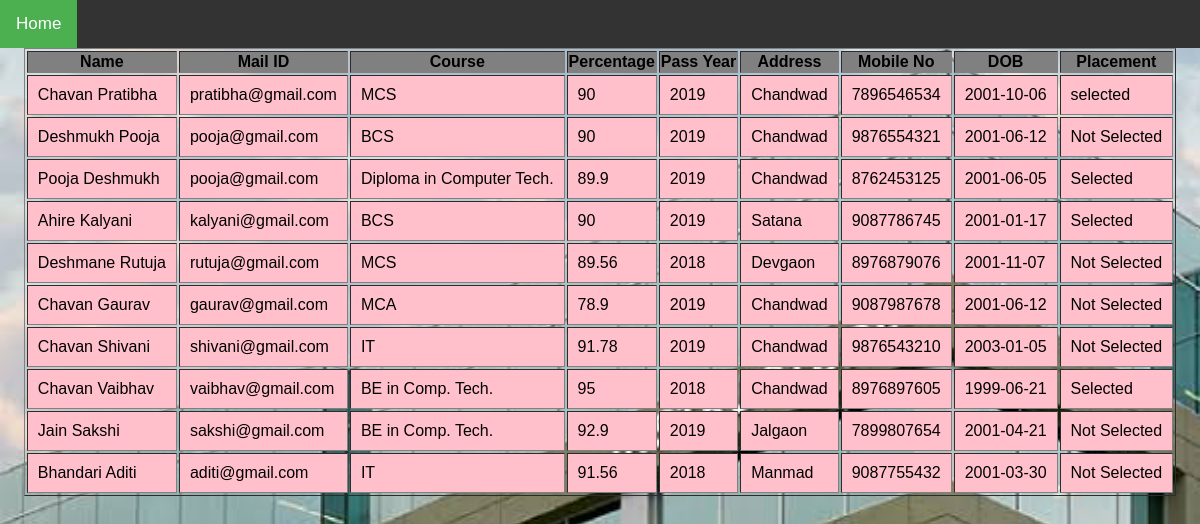
Page /Admin/showstudent.php on the committed database.
### tables this page shows
CREATE TABLE `studentregistration` (
  `ID` int(11) NOT NULL,
  `username` text NOT NULL,
  `password` text NOT NULL,
  `email` text NOT NULL,
  `branch` text NOT NULL,
  `percent` float NOT NULL,
  `passyear` year(4) NOT NULL,
  `address` text NOT NULL,
  `mobileno` varchar(10) NOT NULL,
  `dob` date NOT NULL,
  `Placement` varchar(50) NOT NULL DEFAULT 'Not Selected'
);

### Admin/showstudent.php (the view, shortened to what this page needs)
<div class="topnav"><a class="active" href="adminactivity.php">Home</a></div>
<table border="1" align="center" >
	<tr>
		<th> Name</th>
		<th> Mail ID</th>
		<th>Course</th>
		<th>Percentage</th>
		<th>Pass Year</th>
		<th> Address</th>
		<th> Mobile No</th>
		<th>DOB</th>
		<th>Placement</th>
	</tr>
<?php
	$conn=mysqli_connect('localhost','root','','login');
	$query = "SELECT `ID`, `username`, `password`, `email`, `branch`, `percent`, `passyear`, `address`, `mobileno`, `dob`, `Placement` FROM `studentregistration`";
	$result= $conn->query($query);
	while ($row=mysqli_fetch_object($result)) {
?>
	<tr>
		<td ><?php echo $row->username ?></td>
		<td><?php echo $row->email ?></td>
		<td><?php echo $row->branch ?></td>
		<td><?php echo $row->percent ?></td>
		<td><?php echo $row->passyear ?></td>
		<td><?php echo $row->address ?></td>
		<td><?php echo $row->mobileno ?></td>
		<td><?php echo $row->dob ?></td>
		<td><?php echo $row->Placement ?></td>
	</tr>
	<?php
	}
	?>
	</table>
</body>
</html>

### Admin/showstudent.php (style rules this page uses)
th { background-color:grey; }
td { padding: 10px; background-color:pink; }
.topnav { overflow: hidden; background-color: #333; }
.topnav a { float: left; color: #f2f2f2; text-align: center; padding: 14px 16px; text-decoration:none; font-size: 17px; }
.topnav a.active { background-color: #4CAF50; color: white; }

### rows in the picture
studentregistration: username "Chavan Pratibha", email "pratibha@gmail.com", branch "MCS", percent "90", passyear "2019", address "Chandwad", mobileno "7896546534", dob "2001-10-06", Placement "selected"
studentregistration: username "Deshmukh Pooja", email "pooja@gmail.com", branch "BCS", percent "90", passyear "2019", address "Chandwad", mobileno "9876554321", dob "2001-06-12", Placement "Not Selected"
studentregistration: username "Pooja Deshmukh", email "pooja@gmail.com", branch "Diploma in Computer Tech.", percent "89.9", passyear "2019", address "Chandwad", mobileno "8762453125", dob "2001-06-05", Placement "Selected"
studentregistration: username "Ahire Kalyani", email "kalyani@gmail.com", branch "BCS", percent "90", passyear "2019", address "Satana", mobileno "9087786745", dob "2001-01-17", Placement "Selected"
studentregistration: username "Deshmane Rutuja", email "rutuja@gmail.com", branch "MCS", percent "89.56", passyear "2018", address "Devgaon", mobileno "8976879076", dob "2001-11-07", Placement "Not Selected"
studentregistration: username "Chavan Gaurav", email "gaurav@gmail.com", branch "MCA", percent "78.9", passyear "2019", address "Chandwad", mobileno "9087987678", dob "2001-06-12", Placement "Not Selected"
studentregistration: username "Chavan Shivani", email "shivani@gmail.com", branch "IT", percent "91.78", passyear "2019", address "Chandwad", mobileno "9876543210", dob "2003-01-05", Placement "Not Selected"
studentregistration: username "Chavan Vaibhav", email "vaibhav@gmail.com", branch "BE in Comp. Tech.", percent "95", passyear "2018", address "Chandwad", mobileno "8976897605", dob "1999-06-21", Placement "Selected"
studentregistration: username "Jain Sakshi", email "sakshi@gmail.com", branch "BE in Comp. Tech.", percent "92.9", passyear "2019", address "Jalgaon", mobileno "7899807654", dob "2001-04-21", Placement "Not Selected"
studentregistration: username "Bhandari Aditi", email "aditi@gmail.com", branch "IT", percent "91.56", passyear "2018", address "Manmad", mobileno "9087755432", dob "2001-03-30", Placement "Not Selected"
